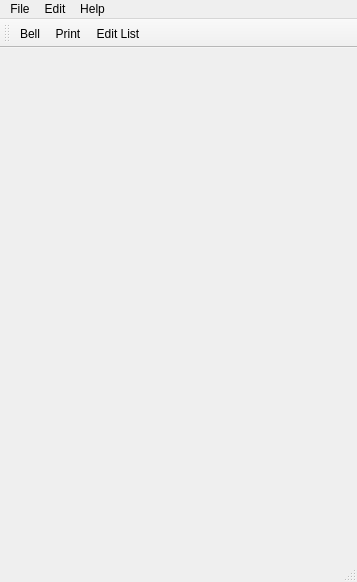
<?xml version="1.0" encoding="UTF-8"?>
<ui version="4.0">
 <class>MainWindow</class>
 <widget class="QMainWindow" name="MainWindow">
  <property name="geometry">
   <rect>
    <x>0</x>
    <y>0</y>
    <width>357</width>
    <height>582</height>
   </rect>
  </property>
  <property name="windowTitle">
   <string>MainWindow</string>
  </property>
  <widget class="QWidget" name="centralwidget"/>
  <widget class="QMenuBar" name="menubar">
   <property name="geometry">
    <rect>
     <x>0</x>
     <y>0</y>
     <width>357</width>
     <height>21</height>
    </rect>
   </property>
   <widget class="QMenu" name="menuFile">
    <property name="title">
     <string>File</string>
    </property>
    <addaction name="actionOpen"/>
    <addaction name="actionNew"/>
    <addaction name="actionSave"/>
    <addaction name="actionSave_As"/>
   </widget>
   <widget class="QMenu" name="menuEdit">
    <property name="title">
     <string>Edit</string>
    </property>
    <addaction name="actionCut"/>
    <addaction name="actionCopy"/>
    <addaction name="actionPaste"/>
    <addaction name="actionFind"/>
    <addaction name="actionFind_Next"/>
    <addaction name="actionReplace"/>
   </widget>
   <widget class="QMenu" name="menuHelp">
    <property name="title">
     <string>Help</string>
    </property>
    <addaction name="actionAbout"/>
   </widget>
   <addaction name="menuFile"/>
   <addaction name="menuEdit"/>
   <addaction name="menuHelp"/>
  </widget>
  <widget class="QStatusBar" name="statusbar"/>
  <widget class="QToolBar" name="toolBar">
   <property name="windowTitle">
    <string>toolBar</string>
   </property>
   <attribute name="toolBarArea">
    <enum>TopToolBarArea</enum>
   </attribute>
   <attribute name="toolBarBreak">
    <bool>false</bool>
   </attribute>
   <addaction name="actionBell"/>
   <addaction name="actionPrint"/>
   <addaction name="actionEdit_List"/>
  </widget>
  <action name="actionOpen">
   <property name="text">
    <string>Open</string>
   </property>
  </action>
  <action name="actionNew">
   <property name="text">
    <string>New</string>
   </property>
  </action>
  <action name="actionSave">
   <property name="text">
    <string>Save</string>
   </property>
  </action>
  <action name="actionSave_As">
   <property name="text">
    <string>Save As</string>
   </property>
  </action>
  <action name="actionCut">
   <property name="text">
    <string>Cut</string>
   </property>
  </action>
  <action name="actionCopy">
   <property name="text">
    <string>Copy</string>
   </property>
  </action>
  <action name="actionPaste">
   <property name="text">
    <string>Paste</string>
   </property>
  </action>
  <action name="actionAbout">
   <property name="text">
    <string>About</string>
   </property>
  </action>
  <action name="actionFind">
   <property name="text">
    <string>Find</string>
   </property>
  </action>
  <action name="actionFind_Next">
   <property name="text">
    <string>Find Next</string>
   </property>
  </action>
  <action name="actionReplace">
   <property name="text">
    <string>Replace</string>
   </property>
  </action>
  <action name="actionHome">
   <property name="icon">
    <iconset>
     <normaloff>D:/Asset/Logo/fugue-icons-3.5.6/icons/home-for-sale-sign-red.png</normaloff>D:/Asset/Logo/fugue-icons-3.5.6/icons/home-for-sale-sign-red.png</iconset>
   </property>
   <property name="text">
    <string>Home</string>
   </property>
  </action>
  <action name="actionBell">
   <property name="icon">
    <iconset>
     <normaloff>D:/Asset/Logo/fugue-icons-3.5.6/icons/bell.png</normaloff>D:/Asset/Logo/fugue-icons-3.5.6/icons/bell.png</iconset>
   </property>
   <property name="text">
    <string>Bell</string>
   </property>
  </action>
  <action name="actionPrint">
   <property name="icon">
    <iconset>
     <normaloff>D:/Asset/Logo/fugue-icons-3.5.6/icons/printer-color.png</normaloff>D:/Asset/Logo/fugue-icons-3.5.6/icons/printer-color.png</iconset>
   </property>
   <property name="text">
    <string>Print</string>
   </property>
  </action>
  <action name="actionEdit_List">
   <property name="icon">
    <iconset>
     <normaloff>D:/Asset/Logo/fugue-icons-3.5.6/icons/edit-list-rtl.png</normaloff>D:/Asset/Logo/fugue-icons-3.5.6/icons/edit-list-rtl.png</iconset>
   </property>
   <property name="text">
    <string>Edit List</string>
   </property>
  </action>
 </widget>
 <resources/>
 <connections/>
</ui>
